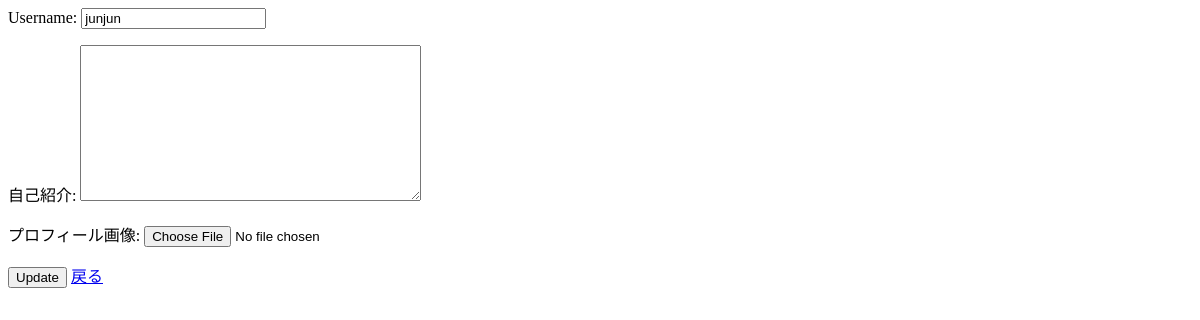
Page /mypage/2/edit/ on the earlier database version.
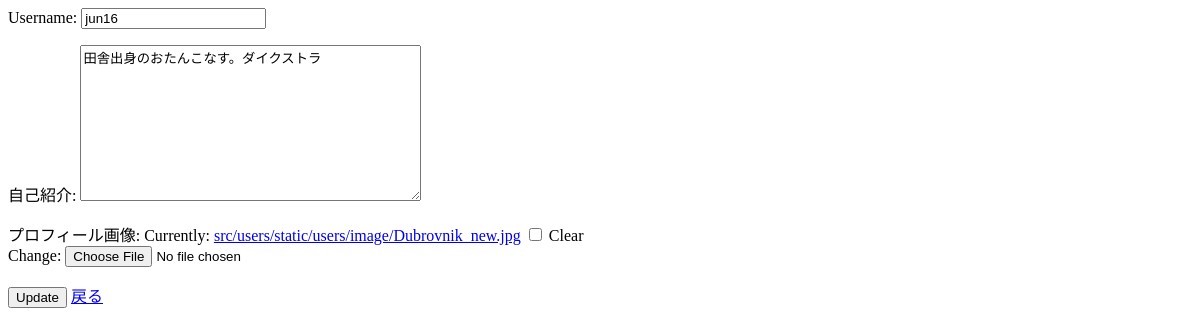
Same page on the later database version.
### users/models.py (models this page shows, shortened)
class Users(AbstractBaseUser, PermissionsMixin):
    user_id = models.IntegerField(primary_key=True)
    username = models.CharField(verbose_name='username', max_length=10, unique=True, validators=[MinLengthValidator(5,), RegexValidator(r'^[a-zA-Z0-9]*$',)])
    student_number = models.CharField(verbose_name='学籍番号', unique=True, max_length=7, validators=[MinLengthValidator(7,), RegexValidator(r'^[A-Z0-9]*$',)])
    email = models.EmailField(verbose_name='Email', max_length=50)
    image = models.ImageField(verbose_name='プロフィール画像', upload_to="src/users/static/users/image/", blank=True, null=True)
    user_comment = models.TextField(verbose_name='自己紹介', max_length=300, blank=True, null=True) #文字数？
    is_staff = models.BooleanField(default=False)
    is_admin = models.BooleanField(default=False)
    objects = MyUserManager()
    USERNAME_FIELD = 'username'
    REQUIRED_FIELDS = ['student_number']

### mypage/views.py (the view)
# urls.py: path('<int:pk>/edit/', views.CommentUpdate.as_view(), name='edit'),
class CommentUpdate(generic.edit.UpdateView):
    model = Users
    fields = ['username','user_comment','image']
    template_name = 'mypage/edit.html'

### mypage/templates/mypage/edit.html
<form action="" method="post">{% csrf_token %}
    {{ form.as_p }}
    <input type="submit" class="btn btn-primary" value="Update">
    <a href="{% url 'mypage:mypage' users.user_id %}" class="btn-secondary   btn active">戻る</a>
</form>

Differences in the rows shown:
changed Users: username "junjun" → "jun16"; user_comment (not shown) → "田舎出身のおたんこなす。ダイクストラ"
Other differences:
form field as_p: (not shown) → "☐"
text no longer shown: "Username: 自己紹介: プロフィール画像:"
text now shown: "Username: 自己紹介: プロフィール画像: Currently: src/users/static/users/image/Dubrovnik_new.jpg Clear Change:"
